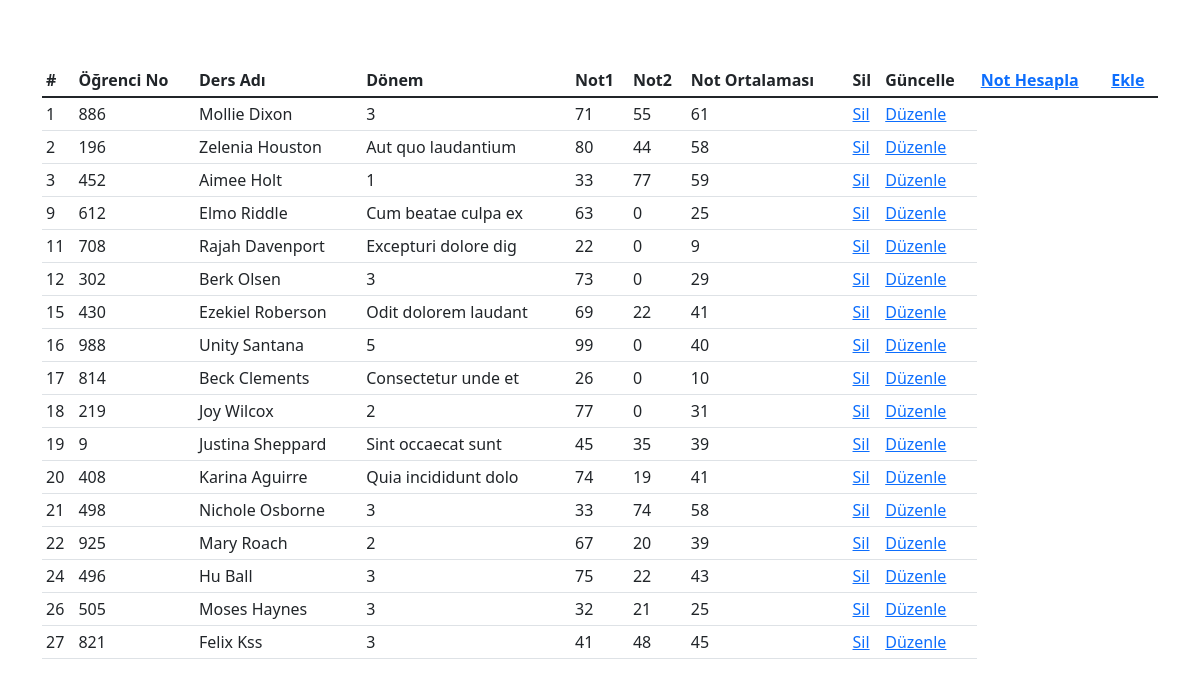
Screenshot of /crud/gradeTables.php (signed in) with the database file from the repository.
### tables this page shows
CREATE TABLE `grades` (
  `id` int(11) NOT NULL,
  `student_number` varchar(255) NOT NULL,
  `course_name` varchar(255) NOT NULL,
  `semester` varchar(255) NOT NULL,
  `grade` int(11) NOT NULL,
  `grade2` int(11) NOT NULL,
  `gradeAverage` int(11) DEFAULT NULL,
  `created_at` timestamp NULL DEFAULT CURRENT_TIMESTAMP
);

### db.php (called while the page is built, shortened)
<?php
function connection()
{
    try {
        $db = new PDO("mysql:host=localhost;charset=utf8;dbname=students_grading_system", "root", "root");
    } catch (Exception $exception) {
        echo $exception->getMessage("veri tabanına bağlanma hatası");
    }
    return $db;
}
function getTable($table = null)
{
    $pdo = connection();
    $db = $pdo->query("select * from $table")->fetchAll(PDO::FETCH_OBJ);
    return $db;
}

### crud/gradeTables.php (the view, shortened to what this page needs)
<?php
require_once '../save.php';
if (isset($_SESSION['id']) && isset($_SESSION['name'])) {
    $grades = getTable("grades");
    $grades = getTable("grades");
}else{
    header('Location: ../index.php ');
}
?>
<!doctype html>
<html lang="en">
<head>
    <link rel="stylesheet" href="../assets/css/bootstrap.min.css">
</head>
<body class="card-body">
<?php
echo "<div class='container'>";
    echo "<table class='table table-sm'> <br> <br>";
        echo "<div>";
                echo "<thead>";
                echo "<tr>
                              <th scope='col'>#</th>
                              <th scope='col'>Öğrenci No</th>
                              <th scope='col'>Ders Adı</th>
                              <th scope='col'>Dönem</th>
                              <th scope='col'>Not1</th>
                              <th scope='col'>Not2</th>
                              <th scope='col'>Not Ortalaması</th>
                              <th scope='col'>Sil</th>
                              <th scope='col'>Güncelle</th>
                              <th scope='col'><a href='gradeCount.php'>Not Hesapla</a></th>
                              <th><a href='add_grade.php'>Ekle</a></th>
                        </tr>";
                echo "</thead>";
        echo "<div>";
        echo "<div>";
                    echo '<tbody>';
                    if (count($grades ) > 0 )
                    {
                        foreach ($grades as $grade)
                        {
                            echo "<tr>";
                            echo "<td> $grade->id</td>";
                            echo "<td> $grade->student_number</td>";
                            echo "<td> $grade->course_name</td>";
                            echo "<td> $grade->semester</td>";
                            echo "<td> $grade->grade</td>";
                            echo "<td> $grade->grade2</td>";
                            echo "<td>$grade->gradeAverage</td>";
                            echo "<td><a href='../save.php?table=grades&delete=".$grade->id."&redirect=crud/gradeTables.php'>Sil</a> </td>";
                            echo "<td><a href='add_grade.php?id=".$grade->id."'>Düzenle</a></td>";
                            echo "</tr>";
                        }
                    }else
                    {
                        echo   "<h3>Sonuç Bulunamadı</h3>";
                    }
                    echo '</tbody>';
                            echo "</div>";
                        echo "</table>";
                    echo "</div>";
?>
<link rel="stylesheet" href="../assets/js/bootstrap.min.js">
</body>
</html>

### rows the page displays
grades: id "1", student_number "886", course_name "Mollie Dixon", semester "3", grade "71", grade2 "55", gradeAverage "61"
grades: id "2", student_number "196", course_name "Zelenia Houston", semester "Aut quo laudantium", grade "80", grade2 "44", gradeAverage "58"
grades: id "3", student_number "452", course_name "Aimee Holt", semester "1", grade "33", grade2 "77", gradeAverage "59"
grades: id "9", student_number "612", course_name "Elmo Riddle", semester "Cum beatae culpa ex", grade "63", grade2 "0", gradeAverage "25"
grades: id "11", student_number "708", course_name "Rajah Davenport", semester "Excepturi dolore dig", grade "22", grade2 "0", gradeAverage "9"
grades: id "12", student_number "302", course_name "Berk Olsen", semester "3", grade "73", grade2 "0", gradeAverage "29"
grades: id "15", student_number "430", course_name "Ezekiel Roberson", semester "Odit dolorem laudant", grade "69", grade2 "22", gradeAverage "41"
grades: id "16", student_number "988", course_name "Unity Santana", semester "5", grade "99", grade2 "0", gradeAverage "40"
grades: id "17", student_number "814", course_name "Beck Clements", semester "Consectetur unde et", grade "26", grade2 "0", gradeAverage "10"
grades: id "18", student_number "219", course_name "Joy Wilcox", semester "2", grade "77", grade2 "0", gradeAverage "31"
grades: id "19", student_number "9", course_name "Justina Sheppard", semester "Sint occaecat sunt", grade "45", grade2 "35", gradeAverage "39"
grades: id "20", student_number "408", course_name "Karina Aguirre", semester "Quia incididunt dolo", grade "74", grade2 "19", gradeAverage "41"
grades: id "21", student_number "498", course_name "Nichole Osborne", semester "3", grade "33", grade2 "74", gradeAverage "58"
grades: id "22", student_number "925", course_name "Mary Roach", semester "2", grade "67", grade2 "20", gradeAverage "39"
grades: id "24", student_number "496", course_name "Hu Ball", semester "3", grade "75", grade2 "22", gradeAverage "43"
grades: id "26", student_number "505", course_name "Moses Haynes", semester "3", grade "32", grade2 "21", gradeAverage "25"
grades: id "27", student_number "821", course_name "Felix Kss", semester "3", grade "41", grade2 "48", gradeAverage "45"
